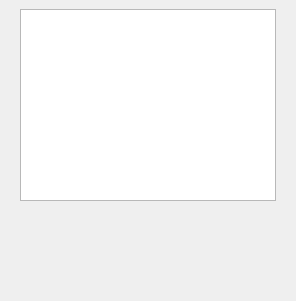
         <widget class="QWidget" name="w_top_center" native="true">
          <property name="sizePolicy">
           <sizepolicy hsizetype="Expanding" vsizetype="Expanding">
            <horstretch>0</horstretch>
            <verstretch>0</verstretch>
           </sizepolicy>
          </property>
          <property name="minimumSize">
           <size>
            <width>200</width>
            <height>0</height>
           </size>
          </property>
          <layout class="QGridLayout" name="gridLayout_3">
           <property name="leftMargin">
            <number>0</number>
           </property>
           <property name="topMargin">
            <number>0</number>
           </property>
           <property name="rightMargin">
            <number>0</number>
           </property>
           <property name="bottomMargin">
            <number>0</number>
           </property>
           <property name="verticalSpacing">
            <number>0</number>
           </property>
           <item row="1" column="0">
            <widget class="CxVideoPanel" name="w_control" native="true">
             <property name="minimumSize">
              <size>
               <width>0</width>
               <height>100</height>
              </size>
             </property>
             <property name="maximumSize">
              <size>
               <width>16777215</width>
               <height>100</height>
              </size>
             </property>
            </widget>
           </item>
           <item row="0" column="0">
            <widget class="QWidget" name="widget_4" native="true">
             <layout class="QGridLayout" name="gridLayout_9">
              <property name="leftMargin">
               <number>20</number>
              </property>
              <property name="rightMargin">
               <number>20</number>
              </property>
              <property name="bottomMargin">
               <number>0</number>
              </property>
              <item row="0" column="0">
               <widget class="CxGraphicsView" name="graphicsView"/>
              </item>
             </layout>
            </widget>
           </item>
          </layout>
         </widget>
